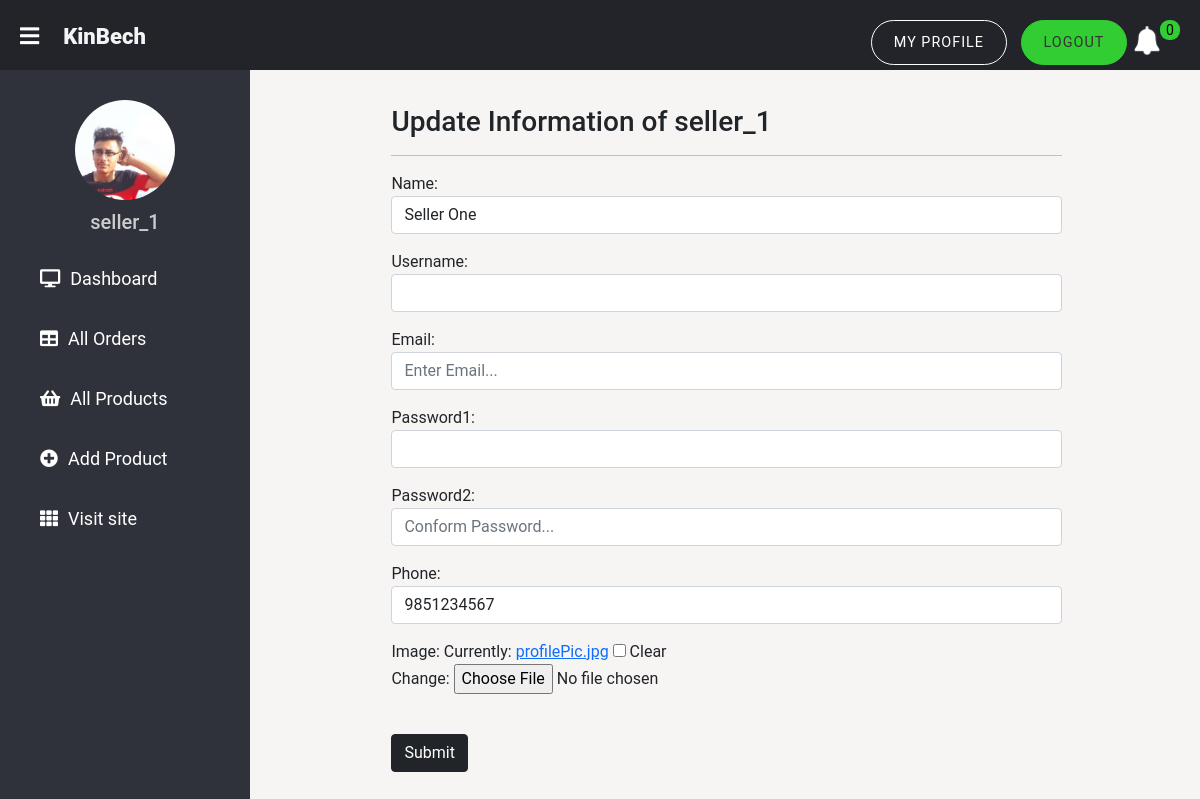
/seller/seller-profile-update/1 (signed in), run on the app's committed database.
### store/models.py (models this page shows, shortened)
class Seller(models.Model):
    user = models.OneToOneField(
        User, on_delete=models.CASCADE, null=True, blank=True)
    name = models.CharField(max_length=50, null=True)
    phone = models.CharField(max_length=40, null=True)
    date_created = models.DateTimeField(auto_now_add=True, null=True)
    image = models.ImageField(null=True, blank=True)
    @property
    def imageURL(self):
        try:
            url = self.image.url
        except:
            url = "{% static 'images/user-image.jpg' %}"
        return url

### seller/views.py (the view)
# urls.py: path('seller-profile-update/<int:pk>', views.sellerProfileUpdate,
def sellerProfileUpdate(request, pk):
    seller = request.user.seller
    form = SellerProfileUpdateForm(instance=seller)
    if request.method == 'POST':
        form = SellerProfileUpdateForm(request.POST, instance=seller)
        if form.is_valid():
            form.save()
            return redirect(reverse_lazy("seller:seller-profile"))
    context = {
        "seller": seller,
        "form": form
    }
    return render(request, "seller/sellerProfileUpdate.html", context)

### store/forms.py (shortened to what this page needs)
class SellerProfileUpdateForm(forms.ModelForm):
    name = forms.CharField(
        widget=forms.TextInput(attrs={
            "class": "form-control"
        })
    )
    username = forms.CharField(
        widget=forms.TextInput(attrs={
            "class": "form-control"
        })
    )
    password1 = forms.CharField(
        widget=forms.PasswordInput(attrs={
            "class": "form-control"
        })
    )
    password2 = forms.CharField(
        widget=forms.PasswordInput(attrs={
            "class": "form-control",
            "placeholder": "Conform Password..."
        })
    )
    email = forms.CharField(
        widget=forms.EmailInput(attrs={
            "class": "form-control",
            "placeholder": "Enter Email..."
        })
    )
    phone = forms.CharField(
        widget=forms.TextInput(attrs={
            "class": "form-control"
        })
    )
    class Meta:
        model = Seller
        fields = (
            "name", "username", "email",
            "password1", "password2", "phone", "image"
        )

### seller/context_processors.py (called while the page is built)
def notification(request):
    if request.user.is_authenticated:
        try:
            seller = request.user.seller
        except:
            seller = Seller.objects.filter(id=1)
    else:
        seller = Seller.objects.filter(id=1)
    noti_orders = Order.objects.filter(orderitem__product__seller=seller, orderitem__orderItem_order_status="Order Received",
                                       orderitem__noti_status=True, complete=True).distinct().order_by("-id")
    canceledOrderItem = OrderItem.objects.filter(
        product__seller=seller, orderItem_order_status="Order Canceled", noti_status=True)
    return {'noti_orders': noti_orders, 'seller': seller, 'canceledOrderItem': canceledOrderItem}

### seller/templates/seller/sellerProfileUpdate.html (shortened to what this page needs)
{% extends 'seller/sellerMain.html' %}
{% load static %}
{% load humanize %}
{% block content %}
<div class="container">
    <div class="row" style="margin-top:2.2rem;">
        <div class="col-md-10 mx-auto">
            <h3>Update Information of {{seller.user.username}}</h3>
            <hr>
            <form action="{% url 'seller:seller-profile-update' seller.id %}" method="post">
                {{form.as_p}}
                <br>
                <button type="submit" class="btn btn-dark mb-5">Submit</button>
            </form>
        </div>
    </div>
</div>
{% endblock content %}

### seller/templates/seller/sellerMain.html (shortened to what this page needs)
<!DOCTYPE html>
{% load static %}
<html lang="en">
<head>
    <link href="https://cdn.jsdelivr.net/npm/bootstrap@5.0.0-beta2/dist/css/bootstrap.min.css" rel="stylesheet"
>
    <link rel="stylesheet" href="https://pro.fontawesome.com/releases/v5.10.0/css/all.css"
 />
    <link rel="stylesheet" type="text/css" href="{% static 'css/style.css' %}">
    <link rel="stylesheet" type="text/css" href="{% static 'css/sellerStyle.css' %}">
</head>
<body>
    <div class="dashboard_header">
        <label for="check">
            <i class="fas fa-bars" id="sidebar_btn"></i>
        </label>
        <a href="{% url 'seller:seller-home' %}" class="site-logo" aria-label="homepage"
            style="font-size:22px;">KinBech</a>
        <div class="logo_noti">
            <ul class="nav__list">
                <li class="nav__list-item">
                    <a class="nav__link nav__link--btn seller-profile-btn" href="{% url 'seller:seller-profile' %}">My
                        Profile</a>
                </li>
                <li class="nav__list-item">
                    <a class="nav__link nav__link--btn nav__link--btn--highlight"
                        href="{% url 'auth:seller-logout' %}">Logout</a>
                </li>
                {% if noti_orders.count == 0 and canceledOrderItem.count == 0 %} <li class="cart-li">
                    <img id="noti-btn" class="cart-icon" src="{% static 'images/notification-icon.png' %}">
                </li>
                <p class="cart-total" id="total">0</p>
                {% elif noti_orders.count == 0 and canceledOrderItem.count > 0 %}
                <li class="cart-li">
                    <img id="noti-btn" class="cart-icon" src="{% static 'images/notification-icon.png' %}">
                </li>
                <p class="cart-total" id="total">{{canceledOrderItem.count}}</p>
                {% endif %}
            </ul>
        </div>
    </div>
    <div class="sidebar">
        <center>
            <img onClick="window.location.href='../seller-profile/'" src="{{seller.imageURL}}" class="profile_image"
                onerror=this.src="{% static 'images/user-image.jpg' %}" alt="">
            <h5 onClick="window.location.href='../seller-profile/'">{{seller.user.username}}</h5>
        </center>
        <a href="{% url 'seller:seller-home' %}"><i class="fas fa-desktop"></i><span>Dashboard</span></a>
        <a href="{% url 'seller:seller-order-list' %}"><i class="fas fa-table"></i><span>All Orders</span></a>
        <a href="{% url 'seller:seller-product-list' %}"><i class="fas fa-shopping-basket"></i><span>All
                Products</span></a>
        <a href="{% url 'seller:seller-product-add' %}"><i class="fas fa-plus-circle"></i><span>Add Product</span></a>
        <a href="{% url 'auth:seller-logout' %}"><i class="fas fa-th"></i><span>Visit site</span></a>
    </div>
    <div class="content">
        <div style="padding-top: 70px;">
            {% block content %}
            {% endblock content %}
        </div>
    </div>
</body>
</html>

### static/css/style.css (style rules this page uses)
body { margin: 0; padding: 0; font-family: "Roboto", sans-serif; }
:root { --primaryColor: #f09d51; --mainWhite: #fff; --text: #f4f4f4; --text-inverse: #333; --background: rgb(41, 41, 43); --mainSpacing: 0.1rem; --mainTransition: all 0.3s linear; }
.site-logo, .shop-now-text { font-weight: 900; font-size: 1.2rem; color: var(--text); text-decoration: none; }
.nav__list { list-style: none; margin: 0; padding: 0; display: flex; }
.nav__link { --spacing: 1em; text-decoration: none; color: inherit; display: inline-block; padding: calc(var(--spacing) / 2) var(--spacing); position: relative; text-transform: uppercase; letter-spacing: 2px; font-size: 0.9rem; }
.nav__link:after { content: ""; position: absolute; bottom: 0; left: var(--spacing); right: var(--spacing); height: 2px; background: currentColor; transform: scaleX(0); transition: transform 150ms ease-in-out; }
.nav__link--btn { border: 1.5px solid currentColor; border-radius: 2em; margin-left: 1em; transition: background 250ms ease-in-out; letter-spacing: 1px; padding: 0.75em 1.5em; }
.nav__link--btn::after { display: none; }
.nav__link--btn--highlight { background: limegreen; border-color: limegreen; color: #333; }
.cart-icon { width: 35px; margin-left: 7px; margin-top: 5px; cursor: pointer; }
.cart-total { display: block; text-align: center; color: #000; background-color: limegreen; width: 20px; height: 25px; border-radius: 50%; font-size: 14px; }
.row { padding-left: 100px; padding-top: 135px; width: 90%; }
ul { margin: 0; padding: 0; list-style: none; }

### static/css/sellerStyle.css (style rules this page uses)
body { padding: 0; margin: 0; font-family: "Roboto", sans-serif; background-color: rgb(247, 244, 244); }
.dashboard_header { position: fixed; z-index: 1; background-color: #22242a; padding: 20px; padding-left: 0px; width: 100%; height: 70px; }
.site-logo { transition: 0.5s; transition-property: color; }
.logo_noti { float: right; }
.seller-profile-btn { border: 1.5px solid white; color: white; transition: background 350ms ease-in-out; }
.sidebar { background-color: #2f323a; margin-top: 70px; padding-top: 30px; position: fixed; left: 0; width: 250px; height: 100%; transition: 0.5s; transition-property: left; }
.sidebar .profile_image { width: 100px; height: auto; max-height: 120px; border-radius: 50%; margin-bottom: 10px; }
.sidebar center img { transition: 0.5s; transition-property: opacity; cursor: pointer; }
.sidebar h5 { color: #ccc; margin-top: 0; margin-bottom: 15px; transition: 0.5s; transition-property: color; cursor: pointer; }
.sidebar a { color: #fff; display: block; width: 100%; line-height: 60px; text-decoration: none; padding-left: 40px; box-sizing: border-box; transition: 0.5s; transition-property: background; font-size: 18px; }
.sidebar i { padding-right: 10px; }
label #sidebar_btn { z-index: 1; color: #fff; cursor: pointer; font-size: 22px; margin: 5px 20px; padding-bottom: 20px; transition: 0.5s; transition-property: color; }
.content { margin-left: 250px; transition: 0.5s; box-sizing: border-box; }
.cart-icon { width: 26px; }
.cart-total { height: 20px; border-radius: 45%; }
.row { margin-left: 3rem; padding: 0; }

### data on the page
Seller: imageURL (picture), user.username "seller_1", name "Seller One", phone "9851234567"
